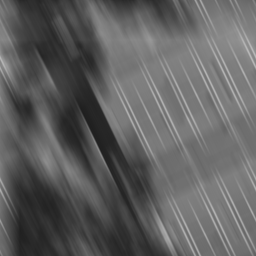
%> input picture zamucena.tif, 256 x 256 px
$ octave ratko.m   (GNU Octave 9; MATLAB toolbox functions it lacks are replaced by stand-ins)
%> lines starting %> are read from the running program, lines starting %| are printed output that depends on the picture
%% task 2
% Prilikom aero-snimanja jedne scene do쉕o je do zamucenja slike
% usljed pomjeranja kamere, zamucena.tif. Srecom, uslove akvizicije
% slike je moguce ponoviti i ref.tif je snimak vrlo malog objekta
% (mo엁 se pretpostaviti da je njegova velicina jedan piksel)
% napravljen na potpuno isti nacin. Na osnovu raspolo엍vih podataka
% restaurirati datu sliku.

a = imread('zamucena.tif');
%> a is the input picture: size 256x256 uint8; min 30, max 183, mean 96.2

af = fft2(a);
aff = fftshift(af);

h = imread('ref.tif');
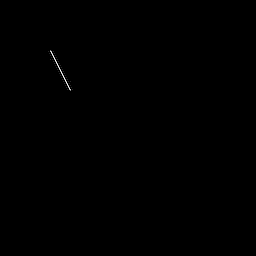
%> input picture ref.tif, 256 x 256 px
%> h is the input picture: size 256x256 uint8; min 0, max 6, mean 0.00494
h1 = fft2(h);

K = 1*10^-3;
wiener = conj(h1)./(abs(h1).^2+K);

% apply filter
res = aff .* wiener;
res0 = fftshift(res);
res1 = ifft2(res0);
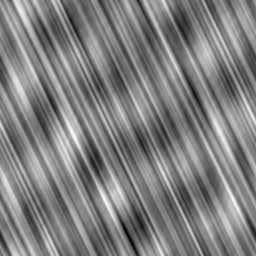
%> res1: size 256x256 double; min -135.1, max 86.08, mean -24; drawn with min black and max white

figure, imshow(a, []), title('zamucena org 3');
figure, imshow(abs(res1), []), title('zamucena fixed 3');
%> after `imshow(abs(res1), [])`:
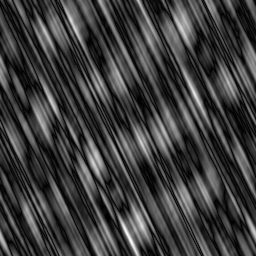
%> displayed picture: size 256x256, on the screen's scale of 0 to 255; min 0, max 255, mean 61.4
